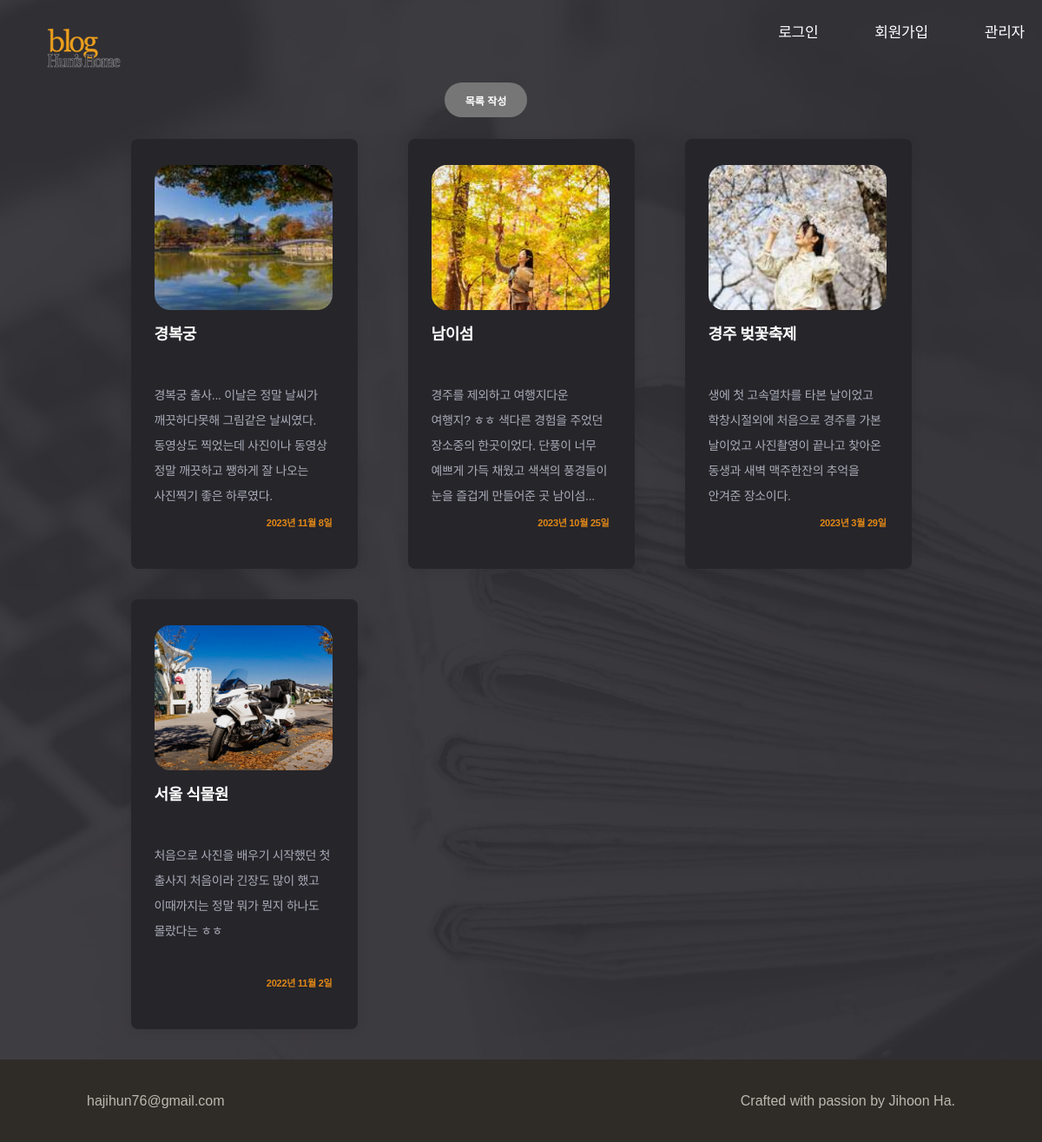
The app's page /gallery/lists/ with its own data.
### blog/models.py (models this page shows, shortened)
class PostList(models.Model):
    title = models.CharField(max_length=20)
    thumb = models.ImageField(upload_to='thumbs/')
    content = models.TextField()
    created_at = models.DateField(default=timezone.now)
    author = models.ForeignKey(User, on_delete=models.CASCADE)

### blog/views.py (the view)
# urls.py: path('gallery/lists/', views.GalleryListView.as_view(), name='gallery_list'),
class GalleryListView(ListView):
    model = PostList
    template_name = 'blog/gallery/gallery_list.html'
    context_object_name = 'posts'
    paginate_by = 10
    ordering = ['-created_at']

### blog/templates/blog/gallery/gallery_list.html (shortened to what this page needs)
{% extends "blog_base/base_with_navbar.html" %}
{% load static %}
{% block content %}
<main class="site-body">
  <div class="button_sample">
    <a href="{% url "post_list_create" %}">목록 작성</a>
  </div>
  <div class="container box">
    <div class="post_container">
      {% for post in posts %}
        <div class="post post_index">
          <a href="{% url "post_list_detail" post.id %}">
            <div class="thumb" style="background-image: url('{{ post.thumb.url }}');"></div>
            <h2>{{ post.title }}</h2>
            <p class="text">{{ post.content }}</p>
          </a>
          <p class="last">{{ post.created_at }}</p>
        </div>
      {% endfor %}
    </div>
  </div>
</main>
{% endblock content %}

### blog/static/blog/css/theme.css (style rules this page uses)
* { font-family: "Spoqa Han Sans Neo", sans-serif; }
:root { --border: #e3e1dc; --text: #fff; --link: #fff; --site-footer: #bcb9b0; --site-footer-background: #2f2c28; --site-header-background: rgba(255, 255, 255, 0.76); --max-content-width: 1000px; --input-background: #fff; --input-border: #cccac3; --input-error: #999; --input-error-border: #e6584e; --input-focus-border: #ffcc00; --input-focus-background: #fffdf3; --input-placeholder: #bcb9b0; --button-text: #fff; --button-primary-background: #222; --button-primary-hover-background: #444; --account-link: #fff; --box-border: #e3e1dc; --dialog-border: #e3e1dc; --dialog-background: #f6f5f3; --dialog-info: #e1811b; --max-content-width: 1000px; --file-content-border: #cccac3; --file-content-background: #fff; --profile-header-edit: #7b776b; --main-header-border: #f0efec; --main-header-background: #fff; --profile-header-edit: #7b776b; --avatar-placeholder: #e3e1dc; --chip-border: #e3e1dc; --chip-text: #2f2c28; }

### blog/static/blog/css/styles.css (style rules this page uses)
html { position: relative; min-height: 100vh; margin: 0; }
body { display: flex; min-height: 100vh; flex-direction: column; margin: 0; padding: 0; background: url("../images/bg.jpg") no-repeat center top/cover; -webkit-font-smoothing: antialiased; -moz-osx-font-smoothing: auto; word-break: keep-all; }
a, a:hover { color: var(--text); }
a { text-decoration: none; }
body > .site-body { flex: 1 0 auto; }
.container { display: flex; justify-content: center; align-items: center; width: 899px; margin: 0 auto; }
.box { margin-top: 50px; }
.post_container { display: grid; margin-bottom: 35px; grid-template-columns: repeat(3,1fr); grid-auto-rows: minmax(322px, auto); grid-column-gap: 58px; grid-row-gap: 35px; }
.post_index { display: grid; grid-template-rows: 380px 45px 1fr; }
.post { background: #26252a; padding: 30px 29px 40px 27px; box-shadow: 0 2px 14px 0 rgba(0, 0, 0, 0.09); border-radius: 8px; }
.post a { text-decoration: none; }
.post h2 { height: 54px; font-size: 18px; line-height: 1.5; letter-spacing: -0.42px; overflow: hidden; text-overflow: ellipsis; display: -webkit-box; -webkit-line-clamp: 2; line-clamp: 2; -webkit-box-orient: vertical; word-wrap:break-word; }
.post .text { font-size: 14px; color: #a9abb7; line-height: 2.07; letter-spacing: -0.32px; overflow: hidden; text-overflow: ellipsis; display: -webkit-box; -webkit-line-clamp: 5; line-clamp: 5; -webkit-box-orient: vertical; word-wrap:break-word; }
.post .last { text-align: right; margin: 23px 0 17px; font-size: 11px; font-weight: bold; color: #e38917; letter-spacing: -0.25px; }
.post .thumb { display: block; height: 167px; border-radius: 18px; background-position: center; background-size: cover; }
.button_sample { position: relative; left: 500px; top: 25px; display: flex; justify-content: center; align-items: center; background-color: #767676; border-radius: 9999px; width: 95px; height: 40px; font-size: 12px; font-weight: bold; margin-left: 12px; }

### records on screen
PostList: thumb (picture), title "경복궁", content "경복궁 출사... 이날은 정말 날씨가 깨끗하다못해 그림같은 날씨였다. 동영상도 찍었는데 사진이나 동영상 정말 깨끗하고 쨍하게 잘 나오는 사진찍기 좋은 하루였다.", created_at "2023년 11월 8일"
PostList: thumb (picture), title "남이섬", content "경주를 제외하고 여행지다운 여행지? ㅎㅎ 색다른 경험을 주었던 장소중의 한곳이었다. 단풍이 너무 예쁘게 가득 채웠고 색색의 풍경들이 눈을 즐겁게 만들어준 곳 남이섬...", created_at "2023년 10월 25일"
PostList: thumb (picture), title "경주 벚꽃축제", content "생에 첫 고속열차를 타본 날이었고 학창시절외에 처음으로 경주를 가본 날이었고 사진촬영이 끝나고 찾아온 동생과 새벽 맥주한잔의 추억을 안겨준 장소이다.", created_at "2023년 3월 29일"
PostList: thumb (picture), title "서울 식물원", content "처음으로 사진을 배우기 시작했던 첫 출사지 처음이라 긴장도 많이 했고 이때까지는 정말 뭐가 뭔지 하나도 몰랐다는 ㅎㅎ", created_at "2022년 11월 2일"
